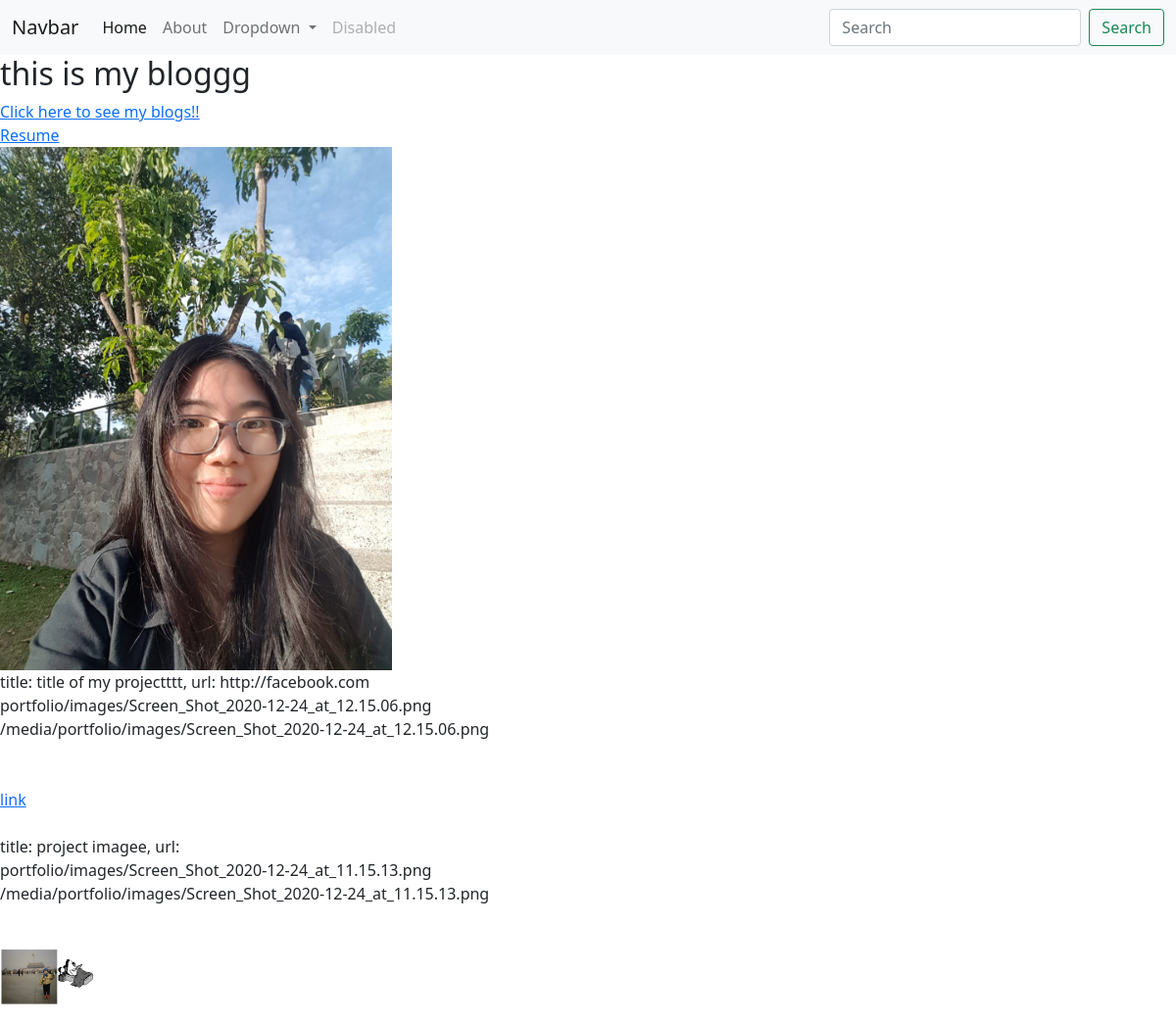
Before: / with the older database file.
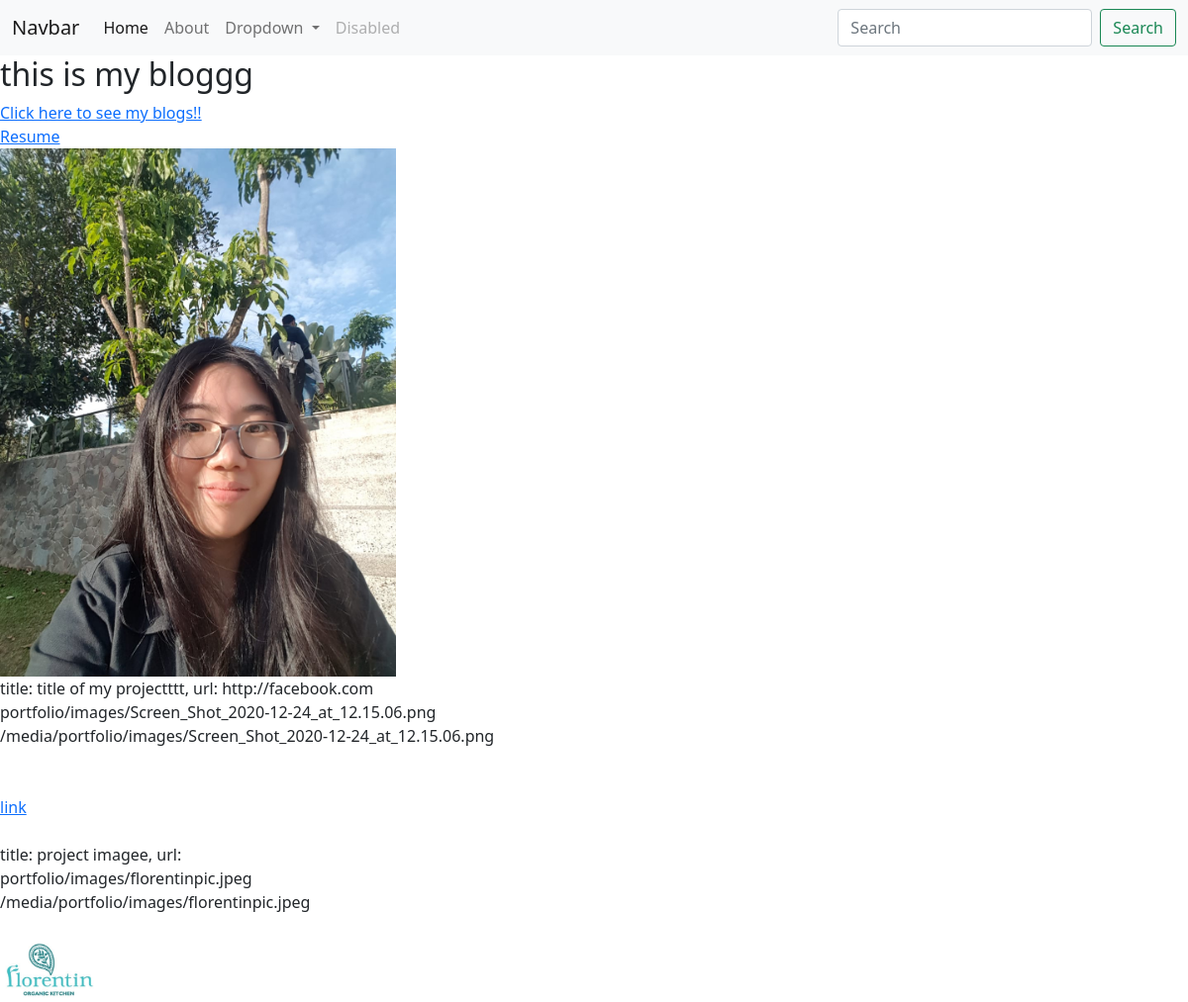
After: the same page with the newer database file.
### portfolio/models.py (models this page shows, shortened)
class ProjectFlo(models.Model):
    title = models.CharField(max_length=100, blank=True)
    description = models.CharField(max_length = 250)
    image = models.ImageField(upload_to='portfolio/images/')
    url = models.URLField(blank=True)

### portfolio/views.py (the view)
# urls.py: 2. Add a URL to urlpatterns:  path('', views.home, name='home')
def home(request):
    projects = ProjectFlo.objects.all()
    return render(request,'portfolio/home.html',{'projects':projects}) #kok bisa otomatis ambil dr folder templates ya??

### portfolio/templates/portfolio/home.html (shortened to what this page needs)
{% extends 'portfolio/base.html' %}
{% load static %}
{% block content %}
    <h2>this is my bloggg</h2>
    {% load static %}
    <a href="{% url 'blog:all_blogs' %}">Click here to see my blogs!!</a><br/>
    <a href="{% static 'portfolio/the-analytics-stack-guidebook.pdf' %}">Resume</a> <br/>
    <img src="{% static 'portfolio/flo_me.jpeg' %}" width = 400> <br/>
    {% for project in projects %}
    title: {{project.title}}, url: {{ project.url }} <br/>
    {{ project.image }} <br/>
    {{ project.image.url }} <br/> <br/>
    <img src="{{ project.image.url }}" width='100px' alt="">
    {% if project.url %}
    <br/> <a href="{{ project.url }}"> link </a> <br/>
    {% endif %}
    <br/>
    {% endfor %}
  </body>
</html>
{% endblock %}

Changed rows visible on the page:
changed ProjectFlo "project imagee": image "portfolio/images/Screen_Shot_2020-12-24_at_11.15.13.png" → "portfolio/images/florentinpic.jpeg"; image "/media/portfolio/images/Screen_Shot_2020-12-24_at_11.15.13.png" → "/media/portfolio/images/florentinpic.jpeg"; image: a different picture
